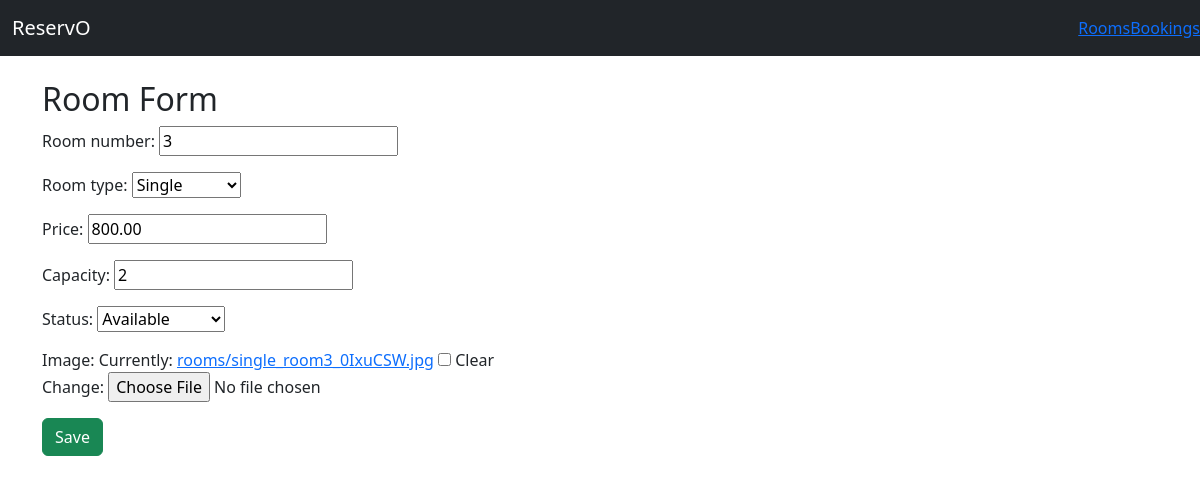
The page /rooms/update/10/ on the database its author committed.
### rooms/models.py (models this page shows, shortened)
class Room(models.Model):
    ROOM_TYPES = [
        ("single", "Single"),
        ("double", "Double"),
        ("suite", "Suite"),
        ("conference", "Conference"),
    ]
    STATUS_CHOICES = [
        ("available", "Available"),
        ("booked", "Booked"),
        ("maintenance", "Maintenance"),
        ("out_of_service", "Out of Service"),
    ]
    room_number = models.CharField(max_length=20, unique=True)
    room_type = models.CharField(max_length=20, choices=ROOM_TYPES, default='single')
    price = models.DecimalField(decimal_places=2, max_digits=10)
    capacity = models.PositiveSmallIntegerField(default=1)
    status = models.CharField(max_length=20, choices=STATUS_CHOICES, default="available")
    description = models.TextField(blank=True)
    image = models.ImageField(upload_to="rooms/", blank=True)
    class Meta:
        ordering = ["room_number"]

### rooms/views.py (the view)
# urls.py: path('update/<int:pk>/', views.room_update, name='room_update'),
def room_update(request, pk):
    room = get_object_or_404(Room, pk=pk)
    if request.method == 'POST':
        form = RoomForm(request.POST, request.FILES, instance=room)
        if form.is_valid():
            form.save()
            return redirect('room_list')
    else:
        form = RoomForm(instance=room)
    return render(request, 'rooms/room_form.html', {'form': form})

### rooms/forms.py
class RoomForm(forms.ModelForm):
    class Meta:
        model = Room
        fields= ['room_number','room_type','price','capacity','status','image']

### rooms/templates/rooms/room_form.html (shortened to what this page needs)
{% extends "base.html" %}
{% block content %}
<h2>Room Form</h2>
<form method="post" enctype="multipart/form-data">
    {{ form.as_p }}
    <button type="submit" class="btn btn-success">Save</button>
</form>
{% endblock %}

### rows shown on the page
Room: room_number "3", room_type "Single", price "800.00", capacity "2", status "Available"
